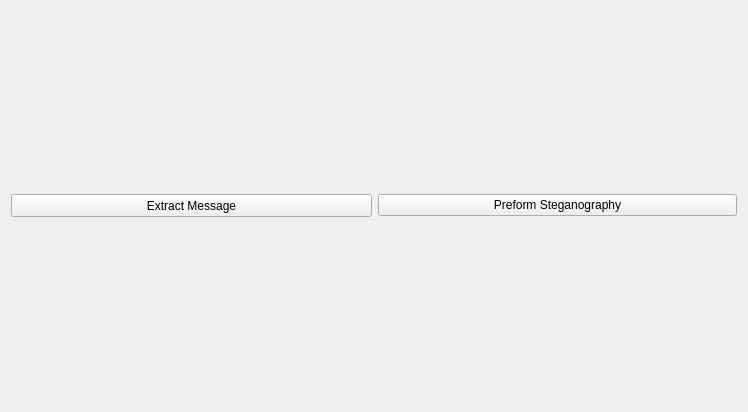
<?xml version="1.0" encoding="UTF-8"?>
<ui version="4.0">
 <class>MainWindow</class>
 <widget class="QMainWindow" name="MainWindow">
  <property name="geometry">
   <rect>
    <x>0</x>
    <y>0</y>
    <width>748</width>
    <height>412</height>
   </rect>
  </property>
  <property name="windowTitle">
   <string>MainWindow</string>
  </property>
  <widget class="QWidget" name="centralWidget">
   <layout class="QGridLayout" name="gridLayout_2">
    <item row="0" column="0">
     <layout class="QGridLayout" name="gridLayout">
      <item row="0" column="1">
       <widget class="QPushButton" name="pushButton">
        <property name="text">
         <string>Preform Steganography</string>
        </property>
       </widget>
      </item>
      <item row="0" column="0">
       <widget class="QPushButton" name="pushButton_2">
        <property name="minimumSize">
         <size>
          <width>361</width>
          <height>23</height>
         </size>
        </property>
        <property name="text">
         <string>Extract Message</string>
        </property>
        <property name="iconSize">
         <size>
          <width>16</width>
          <height>16</height>
         </size>
        </property>
       </widget>
      </item>
     </layout>
    </item>
   </layout>
  </widget>
  <widget class="QMenuBar" name="menuBar">
   <property name="geometry">
    <rect>
     <x>0</x>
     <y>0</y>
     <width>748</width>
     <height>21</height>
    </rect>
   </property>
  </widget>
 </widget>
 <layoutdefault spacing="6" margin="11"/>
 <resources/>
 <connections/>
</ui>
